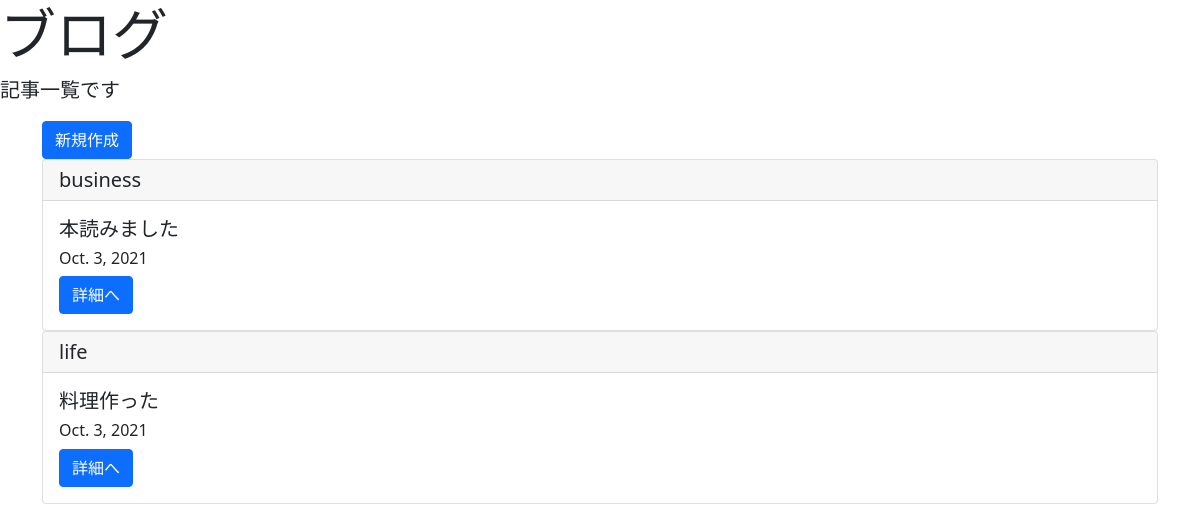
The page /list/ on the database as committed earlier.
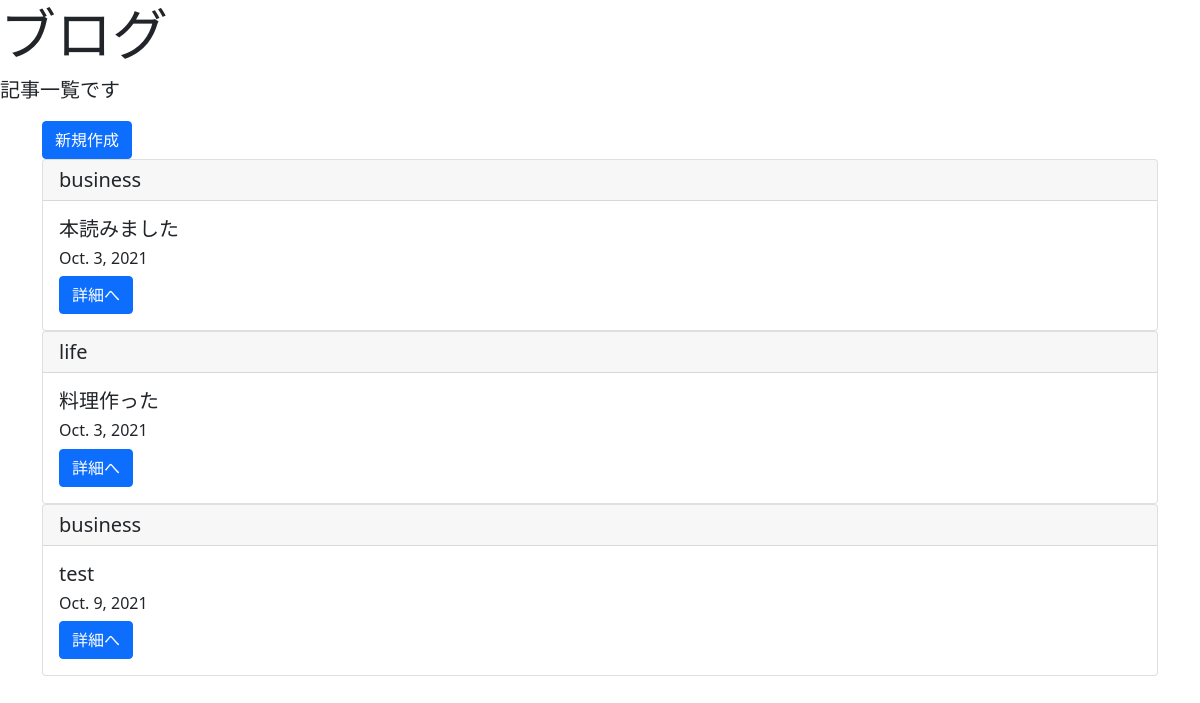
The same page on the database as committed later.
### blogpost/models.py (models this page shows, shortened)
class BlogModel(models.Model):
    title = models.CharField(max_length=100)
    content = models.TextField() # 長いときはTextField
    postdate = models.DateField(auto_now_add=True) # ブログ記事が投稿された日付を自動で記録
    category = models.CharField(max_length=50, choices = CATEGORY) # choicesでドロップダウン

### blogpost/views.py (the view)
# urls.py: path('list/', BlogList.as_view(), name='list'),
class BlogList(ListView):
    template_name = 'list.html'
    model = BlogModel

### templates/list.html
{% extends 'base.html' %}
{% block header %}
<div class="jumbotron">
  <h1 class="display-4">ブログ</h1>
  <p class="lead">記事一覧です</p>
</div>
{% endblock header %}
{% block content %}
    <div class="container">
    <a href="{% url 'create' %}" class="btn btn-primary">新規作成</a>
    {% for item in object_list %}
    <div class="card">
        <h5 class="card-header">{{ item.category }}</h5>
        <div class="card-body">
          <h5 class="card-title">{{ item.title }}</h5>
          <h6 class="card-title">{{ item.postdate }}</h6>
          <a href="{% url 'detail' item.pk %}" class="btn btn-primary">詳細へ</a>
        </div>
    </div>
    {% endfor %}
    </div>
{% endblock content %}

Rows that differ between the two databases and show on the page:
added BlogModel: category "business", title "test", postdate "Oct. 9, 2021"
